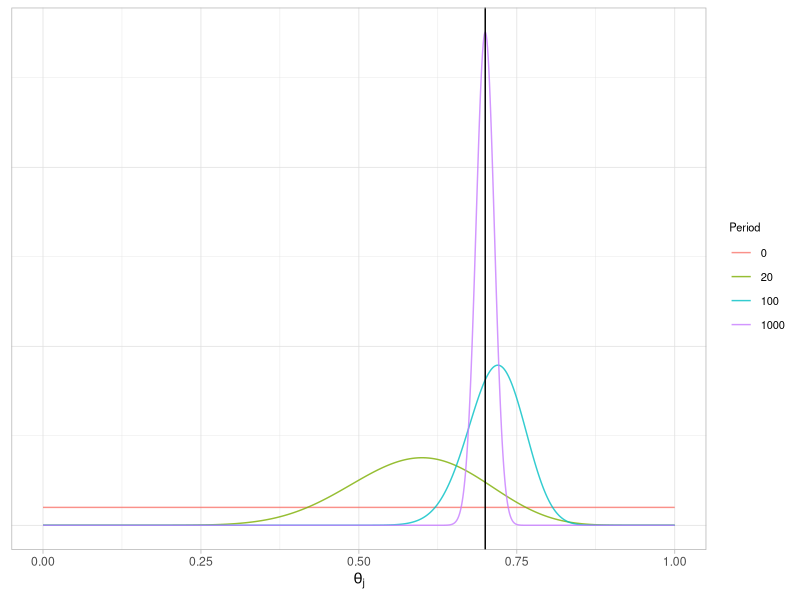
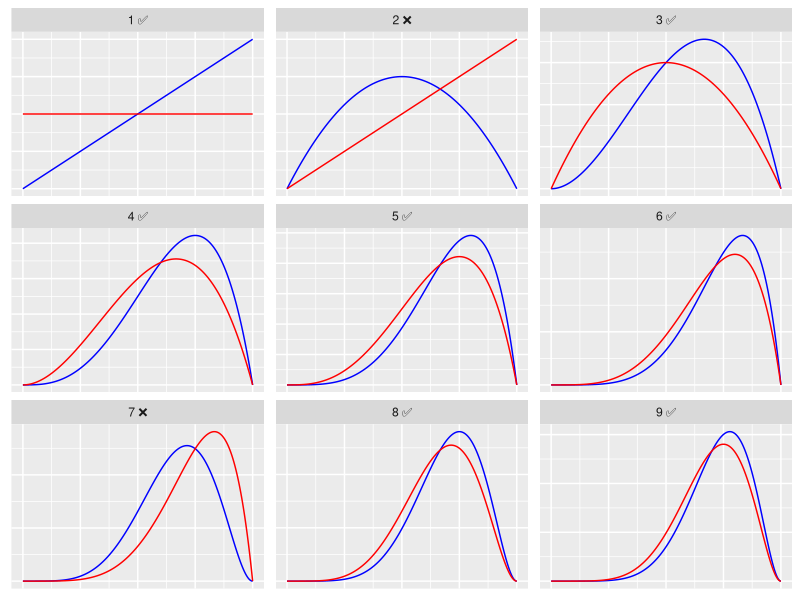
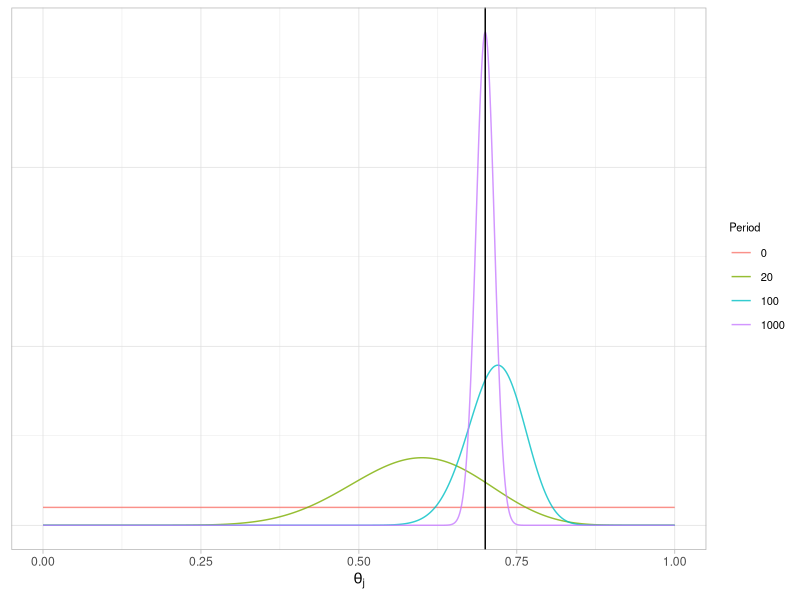
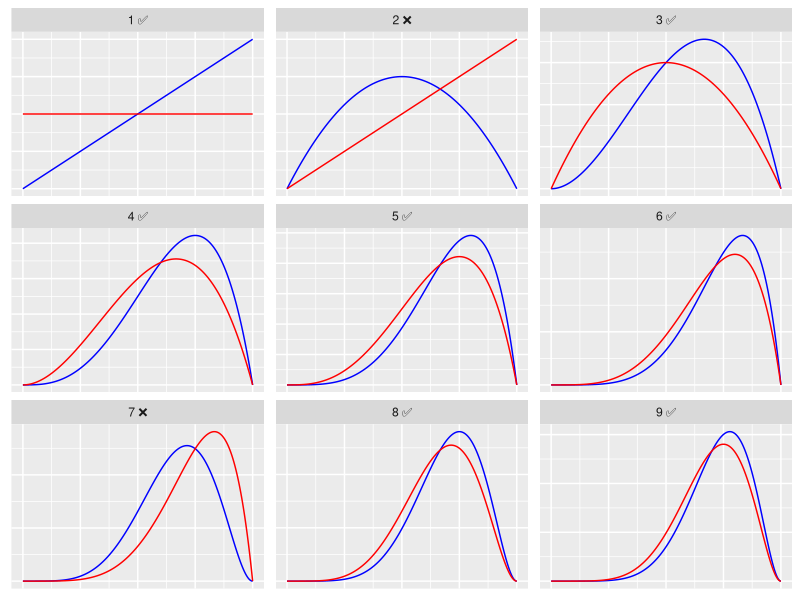

Write the R code that produced these figures, in order.
library(tidyverse)

set.seed(555)

FIGS_FOLDER <- fs::path("figs")

PURCHASE_PROBABILITY <- 0.7
PARAM_VALUES <- seq(0, 1, length = 1000)
ALPHA_PRIOR = 1
BETA_PRIOR = 1

# Starting point
prior <- tibble(
  alpha = ALPHA_PRIOR,
  beta = BETA_PRIOR,
  period = 0,
  purchase = NA,
  points = list(tibble(
    x = PARAM_VALUES, y = dbeta(PARAM_VALUES, alpha, beta)
  ))
)

# Simulations
posteriors <-
  tibble(purchase = rbinom(1000, 1, PURCHASE_PROBABILITY)) %>%
  mutate(
    period = row_number(),
    alpha = cumsum(purchase) + ALPHA_PRIOR,
    beta = period - cumsum(purchase) + BETA_PRIOR
  ) %>%
  mutate(points = map2(alpha, beta, function(alpha, beta)
    tibble(
      x = PARAM_VALUES, y = dbeta(PARAM_VALUES, alpha, beta)
    )))

simulation <- bind_rows(prior, posteriors) %>%
  unnest(points)

simulation %>%
  group_by(period) %>%
  summarise(alpha = max(alpha), beta = max(beta)) %>%
  mutate(mean = alpha / (alpha + beta))

bayesian_updating <- simulation %>%
  filter(period %in% c(0, 20, 100, 1000)) %>%
  ggplot(aes(x, y, color = factor(period))) +
  geom_line(alpha = 0.8) +
  scale_y_continuous() +
  geom_vline(xintercept = PURCHASE_PROBABILITY) +
  labs(x = expression(theta[j]),
       y = NULL,
       color = 'Period') +
  theme_light() +
  theme(
    axis.text.y = element_blank(),
    axis.ticks.y = element_blank(),
    legend.title = element_text(size = 8),
    legend.text = element_text(size = 8),
  )
  
bayesian_updating
ggsave(
  plot = bayesian_updating,
  FIGS_FOLDER / 'bayesian_updating.png',
  width = 13,
  height = 6,
  units = 'cm'
)


bayesian_updating2 <- bind_rows(prior, posteriors) %>%
  mutate(prior = lag(points), posterior = points) %>%
  select(-points) %>%
  filter(period %in% 1:9) %>%
  mutate(posterior = map(posterior, function(posterior) {
    colnames(posterior) <- c('x_posterior', 'y_posterior')
    return(posterior)
  }),
  period = paste(period, if_else(as.logical(purchase), "✅", "❌"))) %>%
  unnest(c(prior, posterior)) %>%
  ggplot() +
  geom_line(aes(x_posterior, y_posterior), color = 'blue') +
  geom_line(aes(x, y), color = 'red') +
  labs(y = NULL, x = NULL) +
  theme(
    axis.text.y = element_blank(),
    axis.ticks.y = element_blank(),
    axis.text.x = element_blank(),
    axis.ticks.x = element_blank()
  ) +
  facet_wrap( ~ period, scales = 'free_y')
bayesian_updating2
ggsave(
  plot = bayesian_updating2,
  FIGS_FOLDER / 'bayesian_updating2.png',
  width = 13,
  height = 10,
  units = 'cm'
)
